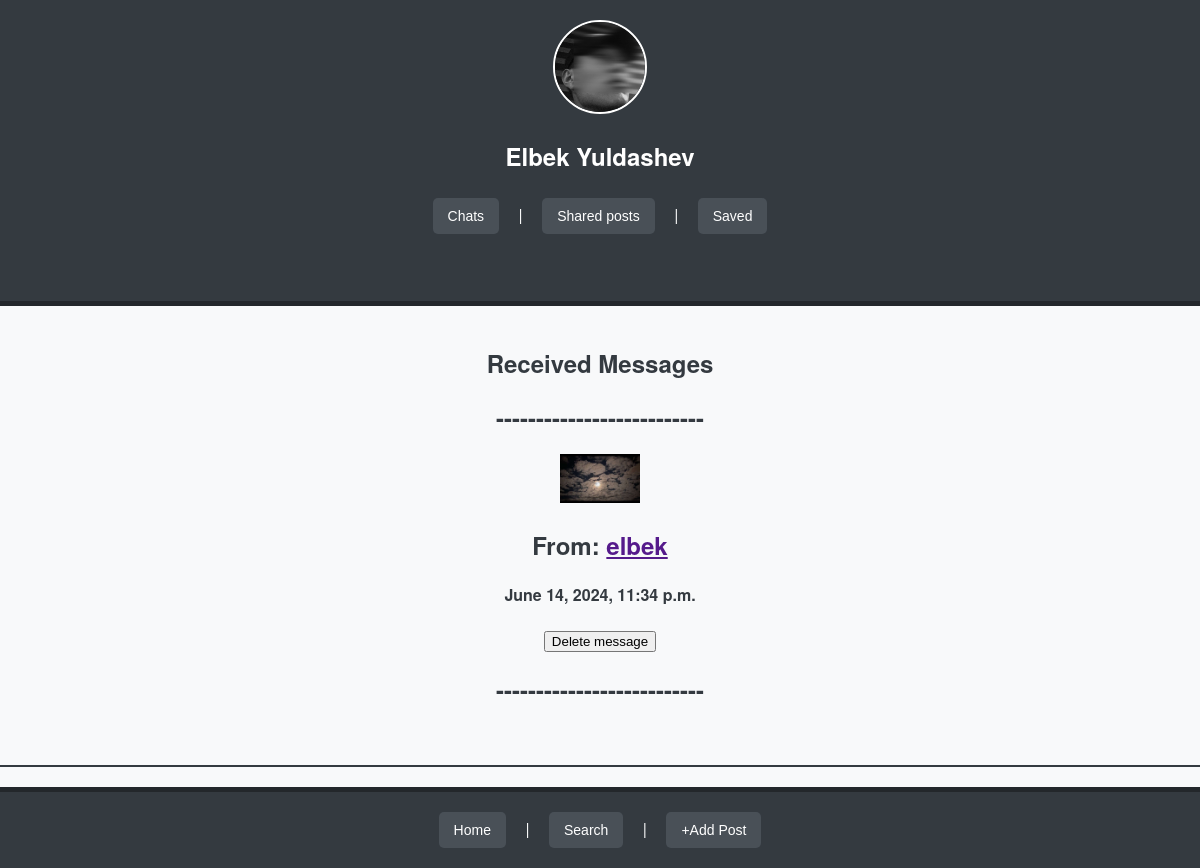
The app's page /chats/chats/inbox (signed in), older data.
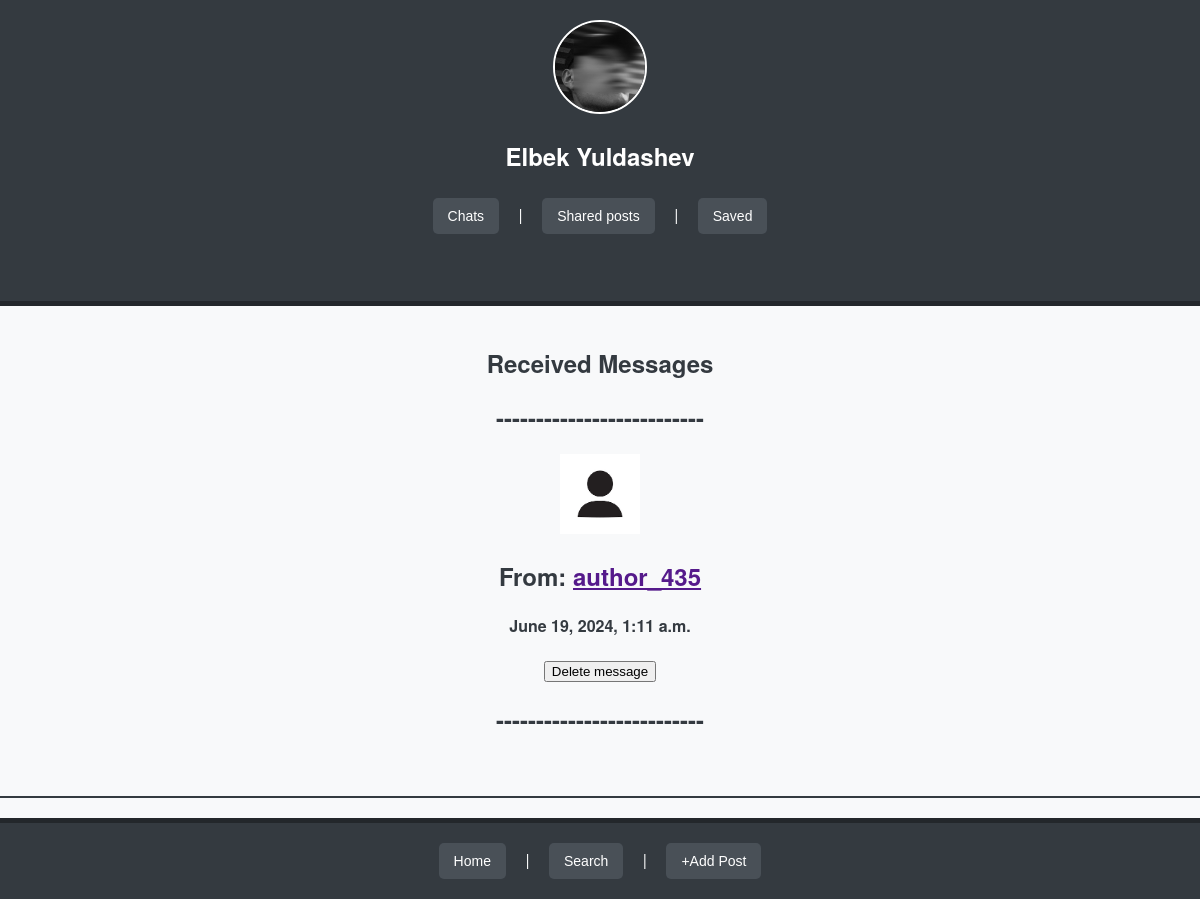
The same page, newer data.
### conversation/models.py (models this page shows, shortened)
class Messages(models.Model):
    sender = models.ForeignKey(Users, on_delete=models.DO_NOTHING, related_name='sent_messages')
    message = models.TextField(null=True)
    picture = models.ImageField(upload_to='messages/picture/', blank=True, null=True)
    audio = models.FileField(upload_to='messages/audio/', blank=True, null=True)
    video = models.FileField(upload_to='messages/video/', blank=True, null=True)
    docs = models.FileField(upload_to='messages/docs/', blank=True, null=True)
    sent_time = models.DateTimeField(default=timezone.now)
    receiver = models.ForeignKey(Contacts, on_delete=models.DO_NOTHING, related_name='received_messages')
    class Meta:
        db_table = 'messages'

### users/models.py (models this page shows, shortened)
class Users(AbstractUser):
    image = models.ImageField(upload_to='profile_images/', blank=True, null=True, default='default_user/user_img.png')
    bio = models.TextField(blank=True, null=True)
    class Meta:
        db_table = "Users"

### conversation/views.py (the view)
# urls.py: path('chats/inbox', InboxView.as_view(), name='inbox'),
class InboxView(View):
    def get(self, request):
        inboxes = Messages.objects.filter(receiver__contact_user=request.user).order_by('-sent_time')
        context = {
            'inboxes': inboxes,
        }
        return render(request, 'inbox.html', context=context)

### conversation/templates/inbox.html (shortened to what this page needs)
{% extends 'base.html' %}
{% block content %}
    <h2>Received Messages</h2>
    {% for inbox in inboxes %}
        <h2>--------------------------</h2>
        <a href="{% url 'conversation:inbox-detail' inbox.pk %}"><img src="{{ inbox.sender.image.url}}" width="80px"></a>
        <h2>From: <a href="">{{ inbox.sender.username }}</a></h2>
        <h4>{{ inbox.sent_time }}</h4>
        <a href="{% url 'conversation:delete-inbox-message' inbox.pk%}"><button>Delete message</button></a>
    {% endfor %}
    <h2>--------------------------</h2>
{% endblock content %}

Row changes from the older to the newer data that the page shows:
removed Messages: sender.image (picture), sender.username "elbek", sent_time "June 14, 2024, 11:34 p.m."
added Messages: sender.image (picture), sender.username "author_435", sent_time "June 19, 2024, 1:11 a.m."
